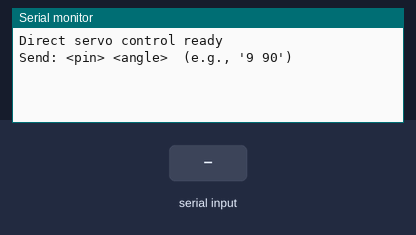
Bench run of a sketch on a simulated Arduino Uno, built with avr-gcc and run on an emulated ATmega328P. On the bench: the last lines printed to the serial monitor. The inputs (shaded band) are chosen by the test bench.

Above: at 1.2 s.
1.3 s: "90 45\n" received over Serial
At 2.0 s:
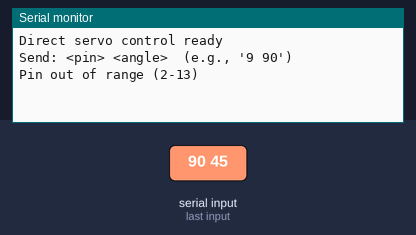
2.8 s: "0\n" received over Serial
At 3.2 s:
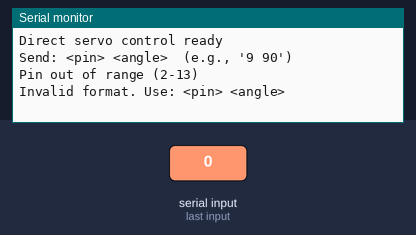

The sketch:

servo_direct_serial.ino
```cpp
// Direct Arduino servo test over serial (no PCA9686)
// Serial format: "pin angle" (e.g., "9 90")

#include <Servo.h>

Servo servo;
int attachedPin = -1;

void setup() {
  Serial.begin(115200);
  while (!Serial) { }
  Serial.println("Direct servo control ready");
  Serial.println("Send: <pin> <angle>  (e.g., '9 90')");
}

void loop() {
  if (Serial.available() > 0) {
    String line = Serial.readStringUntil('\n');
    line.trim();
    if (line.length() == 0) {
      return;
    }

    int spaceIndex = line.indexOf(' ');
    if (spaceIndex < 0) {
      Serial.println("Invalid format. Use: <pin> <angle>");
      return;
    }

    int pin = line.substring(0, spaceIndex).toInt();
    int angle = line.substring(spaceIndex + 1).toInt();

    if (pin < 2 || pin > 13) {
      Serial.println("Pin out of range (2-13)");
      return;
    }

    if (attachedPin != pin) {
      if (attachedPin != -1) {
        servo.detach();
      }
      servo.attach(pin);
      attachedPin = pin;
    }

    angle = constrain(angle, 0, 180);
    servo.write(angle);

    Serial.print("PIN ");
    Serial.print(pin);
    Serial.print(" -> ");
    Serial.print(angle);
    Serial.println(" deg");
  }
}
```

Measured:
- after the input at 1.3 s, the serial monitor: prints a new line at once (image 1)
- after the input at 2.8 s, the serial monitor: prints a new line at once (image 2)
